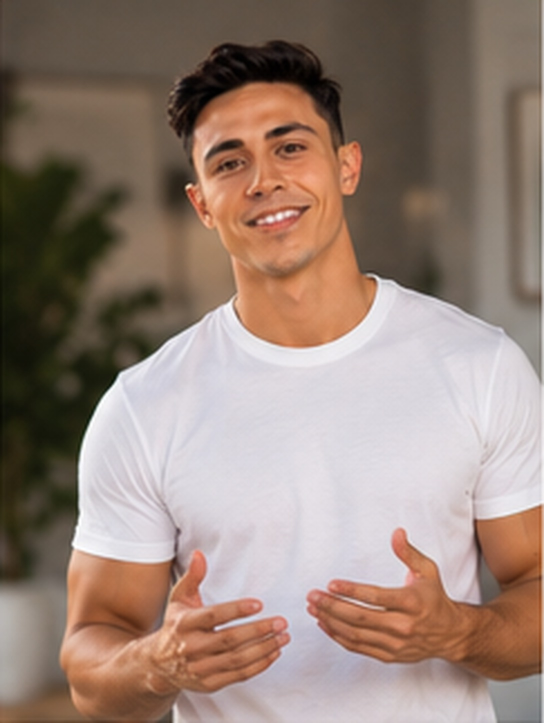
#> input picture video/portraits/set-01-half-body.jpg, 1088 x 1446 px (shown at 1/2 size)
$ python -i render.py   (imports and definitions only)
#> lines starting #> are read from the running program, lines starting #| are printed output that depends on the picture
#!/usr/bin/env python3
"""Render one queued short video and hand it back to the site.

Flow: GET /api/admin/videos/next -> HeyGen clip per posture (voice from video/portraits/manifest.json) -> word timings
with faster-whisper aligned to the script -> ffmpeg: clips concatenated, karaoke captions, product popup, music ->
release asset on the repository -> POST /api/admin/videos/<slug>/ready (the site emails the owner a posting link).

Environment: WW_ORIGIN (default https://aiww.io), WW_STATS_KEY, HEYGEN_API_KEY, GH_TOKEN + GH_REPO (release upload),
JOB_SLUG (optional: render this slug instead of the oldest job), RENDER_LOCAL=1 (no upload, no report: writes the mp4
into video/work and prints its path), RENDER_WORK (work directory, default video/work).
"""
from __future__ import annotations

import difflib
import json
import os
import re
import shutil
import subprocess
import sys
import time
from datetime import datetime, timezone
from pathlib import Path

import requests
from PIL import Image, ImageDraw, ImageFilter

ROOT = Path(__file__).resolve().parent
REPO = ROOT.parent
WORK = Path(os.environ.get('RENDER_WORK') or ROOT / 'work')
ORIGIN = (os.environ.get('WW_ORIGIN') or 'https://aiww.io').rstrip('/')
KEY = os.environ.get('WW_STATS_KEY', '')
HEYGEN = os.environ.get('HEYGEN_API_KEY', '')
LOCAL = os.environ.get('RENDER_LOCAL') == '1'
W, H, FPS = 1080, 1920, 25
MAX_WORDS = 125  # credit guard: the site keeps scripts near 100 words; anything above this is refused before any HeyGen call
MUSIC_VOLUME = 0.14
POPUP_SECONDS = 4.5
FONTS = REPO / 'public' / 'fonts'


def log(*a: object) -> None:
    print(datetime.now(timezone.utc).strftime('%H:%M:%S'), *a, flush=True)


# [5 lines that did not run here, left out]


def ffprobe_duration(f: Path) -> float:
    out = subprocess.run(['ffprobe', '-v', 'error', '-show_entries', 'format=duration', '-of', 'csv=p=0', str(f)], capture_output=True, text=True, check=True).stdout
    return float(out.strip())


# ---------------------------------------------------------------------------------------------------------------------
# HeyGen

# [9 lines left out: function heygen, not called in this run]


def prepare_portrait(src: Path, out: Path) -> Path:
    """Crop the portrait to 9:16 and hand HeyGen a 2160x3840 frame (Lanczos, lightly sharpened) so its output is not an
    upscale of a crop: the avatar comes back crisper than from the 1088px source."""
#> called with src = 'portraits/set-01-half-body.jpg', out = 'out.png'
    from PIL import ImageEnhance
    im = Image.open(src).convert('RGB')
#> im is the input picture: PIL image 1088x1446 RGB; mean R, G, B 150.3, 129.9, 118.5
    w, h = im.size
#> w = 1088; h = 1446
    target = 9 / 16
    if w / h > target:
        nw = int(h * target)
#> nw = 813
        im = im.crop(((w - nw) // 2, 0, (w - nw) // 2 + nw, h))
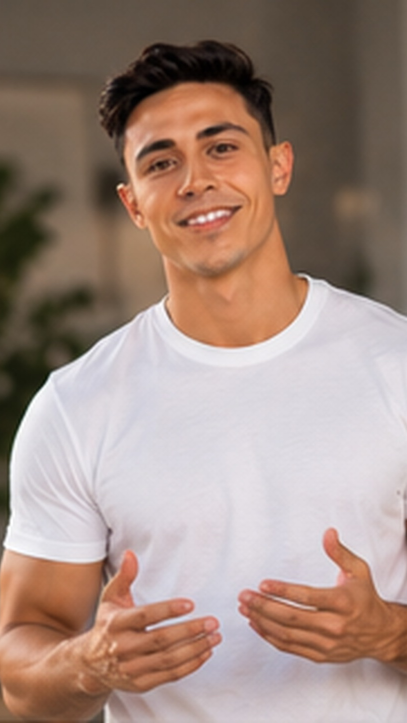
#> im: PIL image 813x1446 RGB (shown at 1/2 size); mean R, G, B 161.8, 139, 128.5
    else:
        nh = int(w / target)
        top = max(0, (h - nh) // 3)
        im = im.crop((0, top, w, top + nh))
    im = im.resize((2160, 3840), Image.LANCZOS)
#> im: PIL image 2160x3840 RGB
    im = ImageEnhance.Sharpness(im).enhance(1.35)
    im.save(out, quality=93, optimize=True)
    return out


# [41 lines left out: functions upload_asset, create_clip, wait_clips, not called in this run]


# ---------------------------------------------------------------------------------------------------------------------
# Word timings: whisper transcription aligned to the script text

SMALL = {'0': 'zero', '1': 'one', '2': 'two', '3': 'three', '4': 'four', '5': 'five', '6': 'six', '7': 'seven', '8': 'eight', '9': 'nine', '10': 'ten',
         '12': 'twelve', '15': 'fifteen', '20': 'twenty', '30': 'thirty', '40': 'forty', '50': 'fifty', '60': 'sixty', '100': 'hundred'}


def norm(w: str) -> str:
    x = re.sub(r'[^a-z0-9]', '', w.lower())
    return SMALL.get(x, x)


# [55 lines left out: functions transcribe_words, align, not called in this run]


# ---------------------------------------------------------------------------------------------------------------------
# Captions and popup

def ass_time(t: float) -> str:
    return f"{int(t // 3600)}:{int(t % 3600 // 60):02d}:{t % 60:05.2f}"


# [201 lines left out: functions write_captions, make_popup, find_phrase, compose, upload_release_asset, render and 1 more, not called in this run]


# [2 lines not run here, left out]

>>> result = prepare_portrait('portraits/set-01-half-body.jpg', 'out.png')
